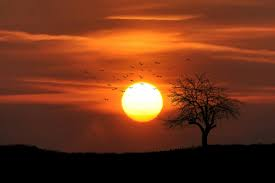
#> input picture image1.jfif, 275 x 183 px, given in place of the camera
$ python functionalize.py
#> lines starting #> are read from the running program, lines starting #| are printed output that depends on the picture; after the words box and inside, x2 and y2 are one past the last pixel; in counts of white or black regions, pixels touching at a corner belong together
import cv2

def capture_frame(video_capture):
    # Captures a frame from the video .
    ret, frame = video_capture.read()
#> frame is the input picture: shape (183, 275, 3); mean B, G, R 26.8, 52.8, 112.2
    if ret:
        return frame
    return None

def display_frame(window_name, frame):
    # Displays a frame in a specified window.
    cv2.imshow(window_name, frame)

def convert_to_greyscale(frame):
    # Converts a frame to grayscale.
    return cv2.cvtColor(frame, cv2.COLOR_BGR2GRAY)
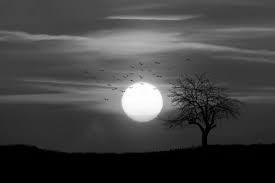
#> returned value: shape (183, 275); min 0, max 255, mean 67.6

def apply_canny_edge(grey_image, threshold1=50, threshold2=150, aperture_size=7):
#> called with threshold1 = 50, threshold2 = 150, aperture_size = 7
    return cv2.Canny(grey_image, threshold1, threshold2, apertureSize=aperture_size, L2gradient=True)
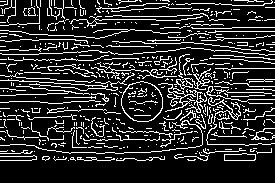
#> returned value: shape (183, 275); 17.3% white in thin lines or dots, all inside (x1, y1, x2, y2) = (0, 0, 275, 161)

def apply_gaussian_blur(image, kernel_size=(3, 3)):
#> called with kernel_size = (3, 3)
   return cv2.GaussianBlur(image, kernel_size, 0)
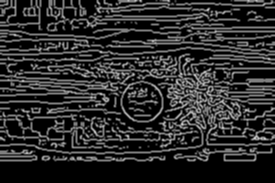
#> returned value: shape (183, 275); min 0, max 207, mean 44.3

def main():
    # Main function to capture, process, and display video frames.
    cap = cv2.VideoCapture(0)

    while True:
        frame = capture_frame(cap)

        if frame is not None:
            # Display original frame
            display_frame("Frame", frame)

            # Convert to grayscale
            grey_image = convert_to_greyscale(frame)

            # Apply Canny Edge Detection
            canny_edge = apply_canny_edge(grey_image)
            display_frame("Canny Edge", canny_edge)

            # Optionally apply Gaussian Blur and display
            Gaussian_Blur = apply_gaussian_blur(canny_edge)
            display_frame("Gaussian Blur", Gaussian_Blur)

            # Exit loop when 'q' is pressed
            if cv2.waitKey(1) & 0xFF == ord('q'):
#> (key q is pressed here)
                break

    # Release resources
    cap.release()
    cv2.destroyAllWindows()

if __name__ == "__main__":
    main()

$ run again, on images1.jfif
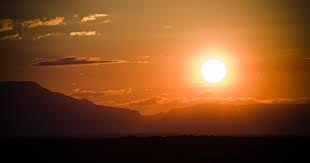
#> input picture images1.jfif, 310 x 163 px, given in place of the camera
#> in capture_frame, frame is the input picture: shape (163, 310, 3); mean B, G, R 34.6, 74.6, 125.3
#> in apply_canny_edge, `return cv2.Canny(grey_image, threshold1, threshold2, apertureSize=aper..`:
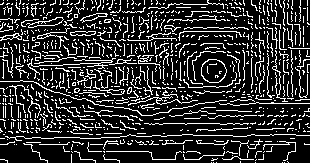
#> returned value: shape (163, 310); 19% white in thin lines or dots
#> in apply_gaussian_blur, `return cv2.GaussianBlur(image, kernel_size, 0)`:
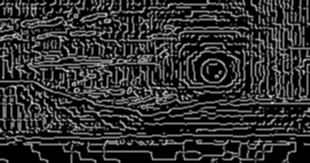
#> returned value: shape (163, 310); min 0, max 223, mean 48.6

$ run again, on images2.jfif
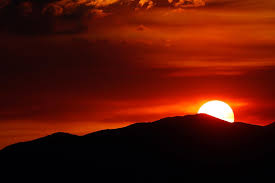
#> input picture images2.jfif, 275 x 183 px, given in place of the camera
#> in capture_frame, frame is the input picture: shape (183, 275, 3); mean B, G, R 5.6, 19, 85.4
#> in apply_canny_edge, `return cv2.Canny(grey_image, threshold1, threshold2, apertureSize=aper..`:
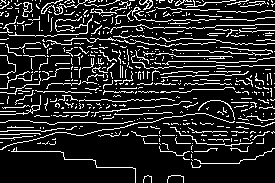
#> returned value: shape (183, 275); 15.2% white in thin lines or dots
#> in apply_gaussian_blur, `return cv2.GaussianBlur(image, kernel_size, 0)`:
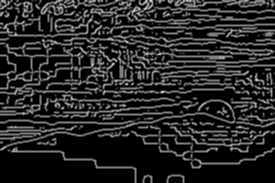
#> returned value: shape (183, 275); min 0, max 223, mean 38.9
